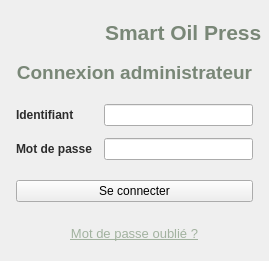
          <widget class="QWidget" name="tabConnexion">
           <attribute name="title">
            <string>Connexion</string>
           </attribute>
           <layout class="QVBoxLayout" name="vertical_connexion">
            <property name="spacing">
             <number>0</number>
            </property>
            <property name="margin">
             <number>0</number>
            </property>
            <item>
             <layout class="QHBoxLayout" name="hLogoConn">
              <property name="spacing">
               <number>12</number>
              </property>
              <property name="leftMargin">
               <number>20</number>
              </property>
              <property name="topMargin">
               <number>20</number>
              </property>
              <item>
               <widget class="QLabel" name="logoLabelConn">
                <property name="pixmap">
                 <pixmap resource="resources.qrc">:/images/logo.png</pixmap>
                </property>
                <property name="scaledContents">
                 <bool>true</bool>
                </property>
                <property name="maximumWidth">
                 <number>80</number>
                </property>
                <property name="maximumHeight">
                 <number>80</number>
                </property>
               </widget>
              </item>
              <item>
               <widget class="QLabel" name="label_app_title">
                <property name="text">
                 <string>Smart Oil Press</string>
                </property>
                <property name="font">
                 <font>
                  <pointsize>16</pointsize>
                  <weight>75</weight>
                  <bold>true</bold>
                 </font>
                </property>
                <property name="styleSheet">
                 <string>color: #798777;</string>
                </property>
               </widget>
              </item>
              <item>
               <spacer name="spacerLogoH">
                <property name="orientation">
                 <enum>Qt::Horizontal</enum>
                </property>
               </spacer>
              </item>
             </layout>
            </item>
            <item>
             <spacer name="spacerTop">
              <property name="orientation">
               <enum>Qt::Vertical</enum>
              </property>
             </spacer>
            </item>
            <item>
             <layout class="QHBoxLayout" name="hCenterConn">
              <item>
               <spacer name="spacerLeftConn">
                <property name="orientation">
                 <enum>Qt::Horizontal</enum>
                </property>
               </spacer>
              </item>
              <item>
               <widget class="QWidget" name="loginFormContainer">
                <property name="minimumWidth">
                 <number>450</number>
                </property>
                <property name="maximumWidth">
                 <number>550</number>
                </property>
                <layout class="QVBoxLayout" name="vLoginForm">
                 <property name="spacing">
                  <number>20</number>
                 </property>
                 <item>
                  <widget class="QLabel" name="label_login_title">
                   <property name="text">
                    <string>Connexion administrateur</string>
                   </property>
                   <property name="alignment">
                    <set>Qt::AlignCenter</set>
                   </property>
                   <property name="font">
                    <font>
                     <pointsize>14</pointsize>
                     <weight>75</weight>
                     <bold>true</bold>
                    </font>
                   </property>
                   <property name="styleSheet">
                    <string>color: #798777;</string>
                   </property>
                  </widget>
                 </item>
                 <item>
                  <layout class="QFormLayout" name="formConnexion">
                   <property name="spacing">
                    <number>12</number>
                   </property>
                   <item row="0" column="0">
                    <widget class="QLabel" name="label_user_conn">
                     <property name="text">
                      <string>Identifiant</string>
                     </property>
                     <property name="styleSheet">
                      <string>color: #2C2C2C; font-weight: bold;</string>
                     </property>
                    </widget>
                   </item>
                   <item row="0" column="1">
                    <widget class="QLineEdit" name="line_user_conn">
                     <property name="minimumHeight">
                      <number>40</number>
                     </property>
                    </widget>
                   </item>
                   <item row="1" column="0">
                    <widget class="QLabel" name="label_pass_conn">
                     <property name="text">
                      <string>Mot de passe</string>
                     </property>
                     <property name="styleSheet">
                      <string>color: #2C2C2C; font-weight: bold;</string>
                     </property>
                    </widget>
                   </item>
                   <item row="1" column="1">
                    <widget class="QLineEdit" name="line_pass_conn">
                     <property name="echoMode">
                      <enum>QLineEdit::Password</enum>
                     </property>
                     <property name="minimumHeight">
                      <number>40</number>
                     </property>
                    </widget>
                   </item>
                  </layout>
                 </item>
                 <item>
                  <widget class="QPushButton" name="btnSeConnecter">
                   <property name="text">
                    <string>Se connecter</string>
                   </property>
                   <property name="minimumHeight">
                    <number>44</number>
                   </property>
                   <property name="cursor">
                    <cursorShape>PointingHandCursor</cursorShape>
                   </property>
                  </widget>
                 </item>
                 <item>
                  <widget class="QPushButton" name="btnNavigateForgot">
                   <property name="text">
                    <string>Mot de passe oublié ?</string>
                   </property>
                   <property name="styleSheet">
                    <string>QPushButton { background-color: transparent; color: #A2B29F; border: none; text-decoration: underline; font-size: 10pt; padding: 4px; } QPushButton:hover { color: #798777; }</string>
                   </property>
                  </widget>
                 </item>
                </layout>
               </widget>
              </item>
              <item>
               <spacer name="spacerRightConn">
                <property name="orientation">
                 <enum>Qt::Horizontal</enum>
                </property>
               </spacer>
              </item>
             </layout>
            </item>
            <item>
             <spacer name="spacerBottom">
              <property name="orientation">
               <enum>Qt::Vertical</enum>
              </property>
             </spacer>
            </item>
           </layout>
          </widget>
